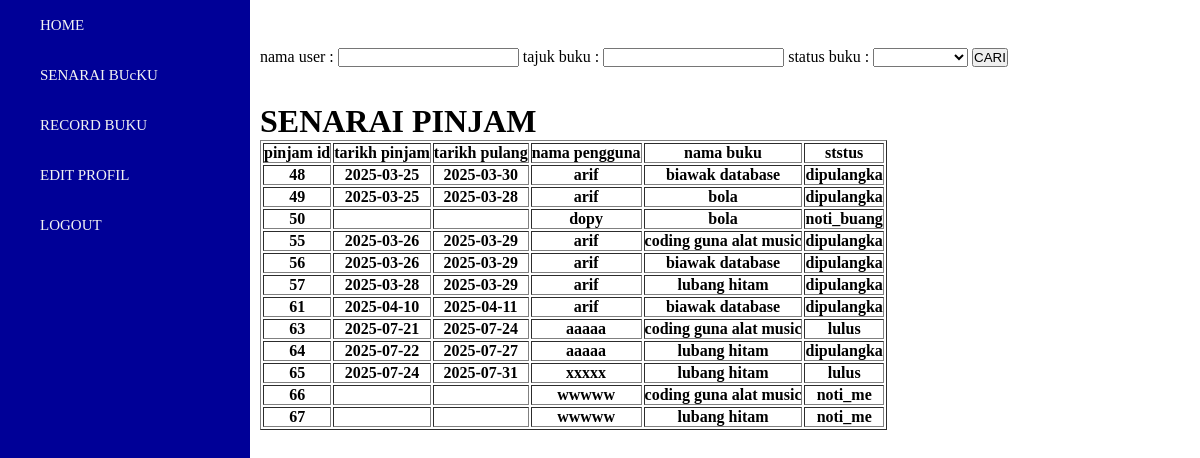
Screenshot of /s_senarai_full_rekot.php with the database file from the repository.
### tables this page shows
CREATE TABLE `pinjam` (
  `pinjam_id` int(11) NOT NULL,
  `tarikh_pinjam` date DEFAULT NULL,
  `tarikh_pulang` date DEFAULT NULL,
  `pengguna_id` int(255) NOT NULL,
  `satff_id` int(255) DEFAULT NULL,
  `buku_id` int(11) NOT NULL,
  `status` varchar(10) NOT NULL
);

CREATE TABLE `pengguna` (
  `pengguna_id` int(255) NOT NULL,
  `password` varchar(30) NOT NULL,
  `nama_pengguna` varchar(30) NOT NULL,
  `email` varchar(30) NOT NULL
);

CREATE TABLE `buku` (
  `buku_id` int(255) NOT NULL,
  `nama_buku` varchar(300) NOT NULL,
  `keterangan` varchar(500) NOT NULL,
  `harga` double(255,2) NOT NULL,
  `kategori` varchar(20) NOT NULL,
  `gambar` varchar(50) NOT NULL,
  `status` varchar(20) NOT NULL
);

### s_senarai_full_rekot.php (the view, shortened to what this page needs)
<?php
    include "conn.php";
    include "s_bord.php";
    $query = "";
    if(isset($_POST["cari"])){
        $namauser = $_POST["namauser"];
        $tajuk = $_POST["tajukbuku"];
        $status = $_POST["status"];
        if($namauser != NULL AND $tajuk == NULL AND $status == NULL){
            $query = "AND pengguna.nama_pengguna LIKE '%$namauser%'";
        }elseif($namauser == NULL AND $tajuk != NULL AND $status == NULL){
            $query = "AND buku.nama_buku LIKE '%$tajuk%'";
        }elseif($namauser == NULL AND $tajuk == NULL AND $status != NULL){
            $query = "AND pinjam.status = '$status'";
        }elseif($namauser != NULL AND $tajuk != NULL AND $status == NULL){
            $query = "AND pengguna.nama_pengguna LIKE '%$namauser%' AND
                        buku.nama_buku LIKE '%$tajuk%'";
        }elseif($namauser == NULL AND $tajuk != NULL AND $status != NULL){
            $query = "AND buku.nama_buku LIKE '%$tajuk%' AND
                        pinjam.status = '$status'";
        }elseif($namauser != NULL AND $tajuk == NULL AND $status != NULL){
            $query = "AND pengguna.nama_pengguna LIKE '%$namauser%' AND
                        buku.status = '$status'";
        }elseif($namauser != NULL AND $tajuk != NULL AND $status != NULL){
            $query = "AND pengguna.nama_pengguna LIKE '%$namauser%' AND
                        buku.nama_buku LIKE '%$tajuk%' AND
                        pinjam.status = '$status'";
        }else{
        }
    }else{
        $query = "";
    }
?>
<html>
    <body>
        <div class="conten">
            <br>
            <form action="s_senarai_full_rekot.php" method="POST">
                <label for="namauser">nama user : </label><input type="text" name="namauser">
                <label for="tajukbuku">tajuk buku : </label><input type="text" name="tajukbuku">
                <label for="status">status buku : </label><select name="status">
                    <option value=""></option>
                    <option value="lulus">lulus</option>
                </select>
                    <button type="submit" name="cari">CARI</button>
                </form>
                <br><br><h1>SENARAI PINJAM</h1>
                <table border="1">
                    <tr>
                        <th>pinjam id</th>
                        <th>tarikh pinjam</th>
                        <th>tarikh pulang</th>
                        <th>nama pengguna</th>
                        <th>nama buku</th>
                        <th>ststus</th>
                    </tr>
                    <?php
                        $sql = "SELECT* FROM pengguna JOIN pinjam JOIN buku
                                WHERE pengguna.pengguna_id = pinjam.pengguna_id AND pinjam.buku_id = buku.buku_id $query";
                        $result = mysqli_query($conn,$sql);
                        while($row = mysqli_fetch_array($result)) {
                            $pinjamid = $row["pinjam_id"];
                            $tpinjam = $row["tarikh_pinjam"];
                            $tpulang = $row["tarikh_pulang"];
                            $tersedia = $row["10"];
                            $namapengguna = $row["nama_pengguna"];
                            $namabuku = $row["nama_buku"];
                            echo "<tr>
                                <th>$pinjamid</th>
                                <th>$tpinjam</th>
                                <th>$tpulang</th>
                                <th>$namapengguna</th>
                                <th>$namabuku</th>
                                <th>$tersedia</th>
                            </tr>";
                        } ?>
                </table>
        </div>
    </body>
</html>

### conn.php (shortened to what this page needs)
<link rel="stylesheet" href="style.css">

### s_bord.php (shortened to what this page needs)
<?php
    include "conn.php";
?>
<div class="sidebar">
                <ul>
                    <li><a href="s_home.php" >HOME</a></li>
                    <li><a href="s_senarai_buku.php">SENARAI BUcKU</a></li>
                    <li><a href="s_senarai_full_rekot.php">RECORD BUKU</a></li>
                    <li><a href="s_edit_profil.php" >EDIT PROFIL</a></li>
                    <li><a href="logout.php" >LOGOUT</a></li>
                </ul>
</div>

### style.css (style rules this page uses)
* { margin: 0; padding: 0; list-style: none; text-decoration: none; }
.sidebar { position: fixed; left: 0; width: 250px; height: 100%; background-color: rgb(0, 0, 151); overflow-y: auto; }
.sidebar ul a { height: 100px; width: 100px; line-height: 50px; font-size: 15px; color: rgb(243, 243, 243); padding-left: 40px; box-sizing: border-box; }
.conten { position: relative; padding-top: 30px; left: 260px; width: calc(100% - 260px); min-height: 100vh; overflow: auto; }

### rows the page displays
pinjam: pinjam_id "48", tarikh_pinjam "2025-03-25", tarikh_pulang "2025-03-30", pengguna.nama_pengguna "arif", buku.nama_buku "biawak database", status "dipulangka"
pinjam: pinjam_id "49", tarikh_pinjam "2025-03-25", tarikh_pulang "2025-03-28", pengguna.nama_pengguna "arif", buku.nama_buku "bola", status "dipulangka"
pinjam: pinjam_id "50", pengguna.nama_pengguna "dopy", buku.nama_buku "bola", status "noti_buang"
pinjam: pinjam_id "55", tarikh_pinjam "2025-03-26", tarikh_pulang "2025-03-29", pengguna.nama_pengguna "arif", buku.nama_buku "coding guna alat music", status "dipulangka"
pinjam: pinjam_id "56", tarikh_pinjam "2025-03-26", tarikh_pulang "2025-03-29", pengguna.nama_pengguna "arif", buku.nama_buku "biawak database", status "dipulangka"
pinjam: pinjam_id "57", tarikh_pinjam "2025-03-28", tarikh_pulang "2025-03-29", pengguna.nama_pengguna "arif", buku.nama_buku "lubang hitam", status "dipulangka"
pinjam: pinjam_id "61", tarikh_pinjam "2025-04-10", tarikh_pulang "2025-04-11", pengguna.nama_pengguna "arif", buku.nama_buku "biawak database", status "dipulangka"
pinjam: pinjam_id "63", tarikh_pinjam "2025-07-21", tarikh_pulang "2025-07-24", pengguna.nama_pengguna "aaaaa", buku.nama_buku "coding guna alat music", status "lulus"
pinjam: pinjam_id "64", tarikh_pinjam "2025-07-22", tarikh_pulang "2025-07-27", pengguna.nama_pengguna "aaaaa", buku.nama_buku "lubang hitam", status "dipulangka"
pinjam: pinjam_id "65", tarikh_pinjam "2025-07-24", tarikh_pulang "2025-07-31", pengguna.nama_pengguna "xxxxx", buku.nama_buku "lubang hitam", status "lulus"
pinjam: pinjam_id "66", pengguna.nama_pengguna "wwwww", buku.nama_buku "coding guna alat music", status "noti_me"
pinjam: pinjam_id "67", pengguna.nama_pengguna "wwwww", buku.nama_buku "lubang hitam", status "noti_me"
